Frame 1 (no input): blank canvas, image omitted
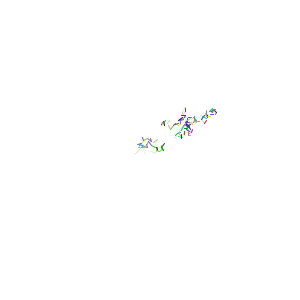
Frame 60 (the mouse pressed at the canvas centre just before this capture)
Frame 120 (the mouse held since frame 60 and released just before this capture): blank canvas, image omitted

The Processing sketch that drew this single still picture (run headless with seeded random() and noise(); from frame 60 on, the mouse is pressed at the canvas centre):

// Processing sketch: processing_57679
// ── processing_57679.pde

Path [] a = new Path[4];

void setup() {
  size (300, 300);
  smooth();
  background(255);
  for (int i=0; i<a.length; i++) {
    a[i] = new Path(int(random(100, 200)), int(random(100, 200)));
  }
}

void draw() {
  for (int i =0; i<a.length; i++) {
    a[i].display();
    a[i].fillcolor();
    a[i].changeThickness();
  }
  if (mousePressed) {
    background(255);
  }
}

class Path {
  int oldx, oldy;

  Path(int ioldx, int ioldy) {
    oldx = ioldx;
    oldy = ioldy;
  }

  void display() {
    int dx = int(random(-5, 5));
    int dy = int(random(-5, 5));
    line (oldx, oldy, oldx+dx, oldy+dy);
    oldx=oldx+dx;
    oldy=oldy+dy;
    oldx = constrain(oldx, 0, width);
    oldy = constrain(oldy, 0, height);
  }  

  void fillcolor() {
    stroke(int(random(255)), int(random(255)), int(random(255)));
  }  

  void changeThickness() {
    strokeWeight(int(random(2)));
  }
}
